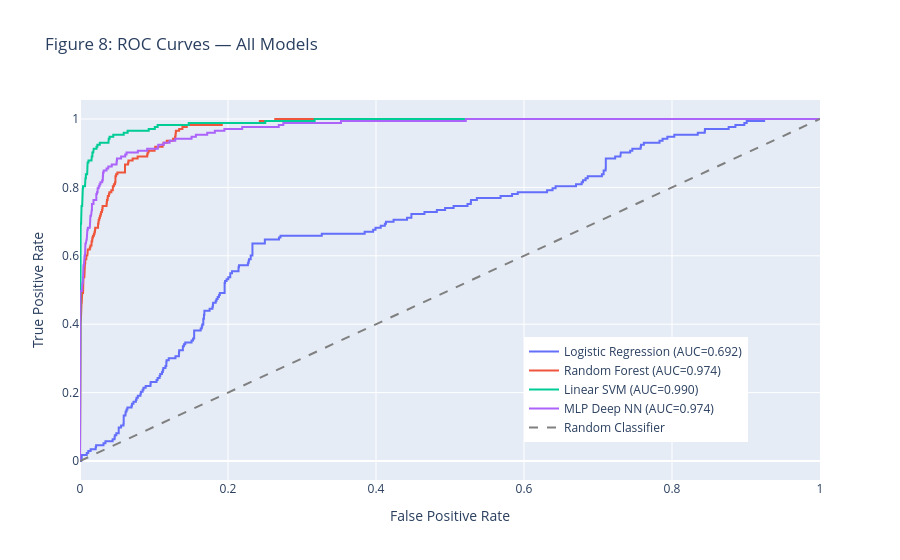

The code cell stored with this chart in its notebook:
### Markdown cell above
ROC Curves

### Code cell
fig = go.Figure()

for name, model in models.items():
    y_prob = results[name]['prob']
    fpr, tpr, _ = roc_curve(y_test, y_prob)
    roc_auc = auc(fpr, tpr)
    fig.add_trace(go.Scatter(
        x=fpr, y=tpr, mode='lines',
        name=f'{name} (AUC={roc_auc:.3f})'
    ))

fig.add_trace(go.Scatter(
    x=[0, 1], y=[0, 1], mode='lines',
    line=dict(dash='dash', color='gray'),
    name='Random Classifier'
))

fig.update_layout(
    title='Figure 8: ROC Curves — All Models',
    xaxis_title='False Positive Rate',
    yaxis_title='True Positive Rate',
    legend=dict(x=0.6, y=0.1)
)
fig.show()

### Figure 1 — Plotly figure (JSON) as saved in the notebook; plotly's stock layout.template omitted (floating-point values rounded to 4 significant figures; data arrays with more than 128 entries replaced by an {"elided": "..."} marker saying what was removed)
{"data": [{"mode": "lines", "name": "Logistic Regression (AUC=0.692)", "type": "scatter", "x": {"elided": "411 float values"}, "y": {"elided": "411 float values"}}, {"mode": "lines", "name": "Random Forest (AUC=0.974)", "type": "scatter", "x": {"elided": "478 float values"}, "y": {"elided": "478 float values"}}, {"mode": "lines", "name": "Linear SVM (AUC=0.990)", "type": "scatter", "x": {"elided": "236 float values"}, "y": {"elided": "236 float values"}}, {"mode": "lines", "name": "MLP Deep NN (AUC=0.974)", "type": "scatter", "x": {"elided": "281 float values"}, "y": {"elided": "281 float values"}}, {"line": {"color": "gray", "dash": "dash"}, "mode": "lines", "name": "Random Classifier", "type": "scatter", "x": [0, 1], "y": [0, 1]}], "layout": {"legend": {"x": 0.6, "y": 0.1}, "title": {"text": "Figure 8: ROC Curves — All Models"}, "xaxis": {"title": {"text": "False Positive Rate"}}, "yaxis": {"title": {"text": "True Positive Rate"}}}}
